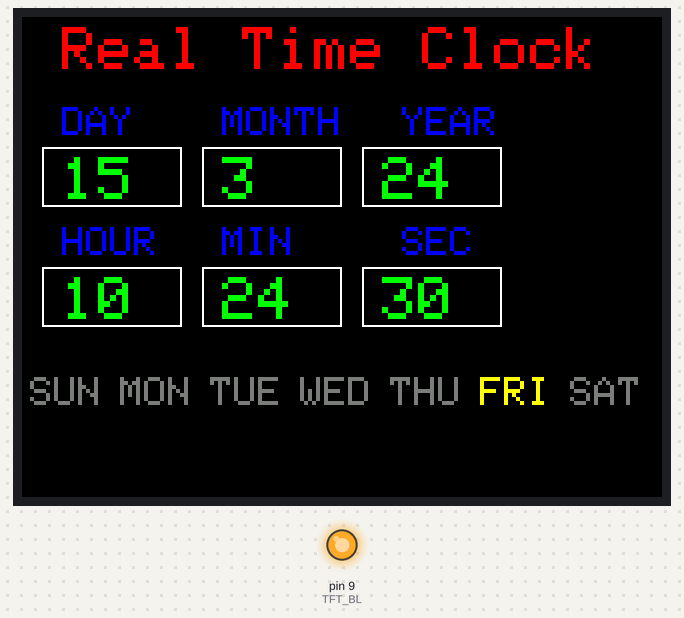
Bench run of a sketch on a simulated Arduino Mega 2560, built with avr-gcc and run on an emulated ATmega2560. On the bench: 320×240 colour display, output pins drawn as LEDs (lit = HIGH). The local clock reads 2024-03-15 10:24:30 at power-on unless the sketch sets it.

Above: at 0.3 s.
At 4.4 s:
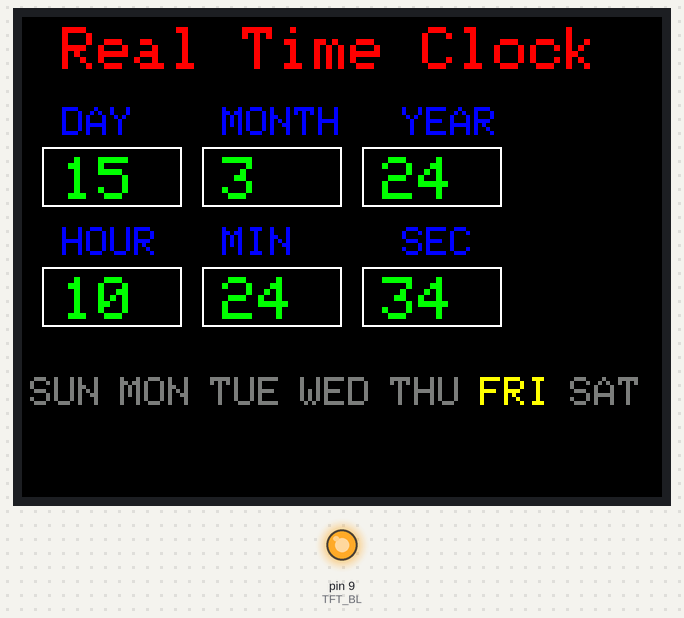
At 9.4 s:
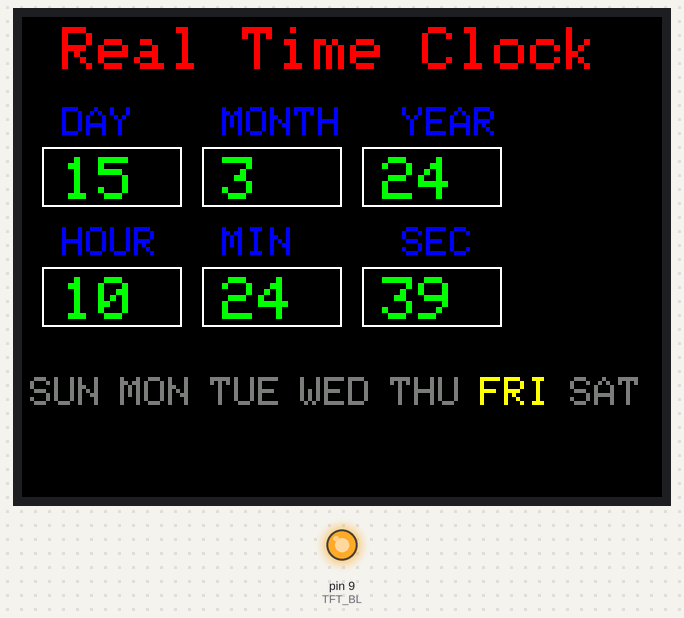
At 19.5 s:
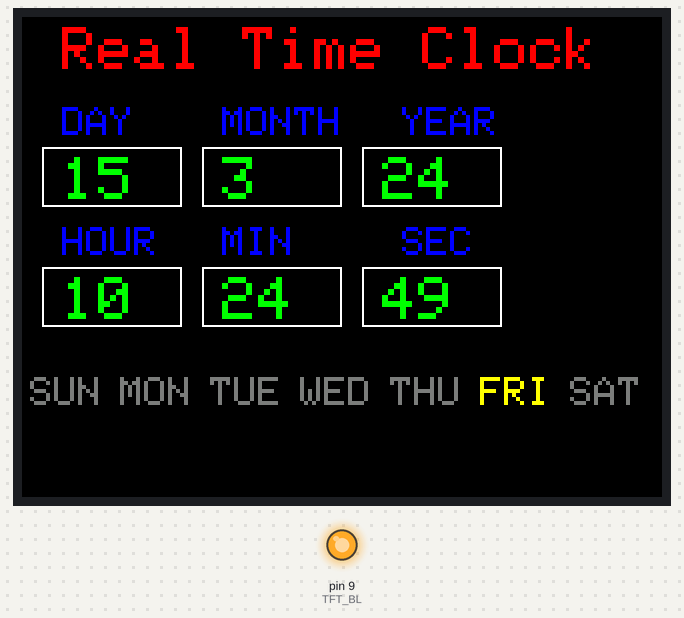
At 28.1 s:
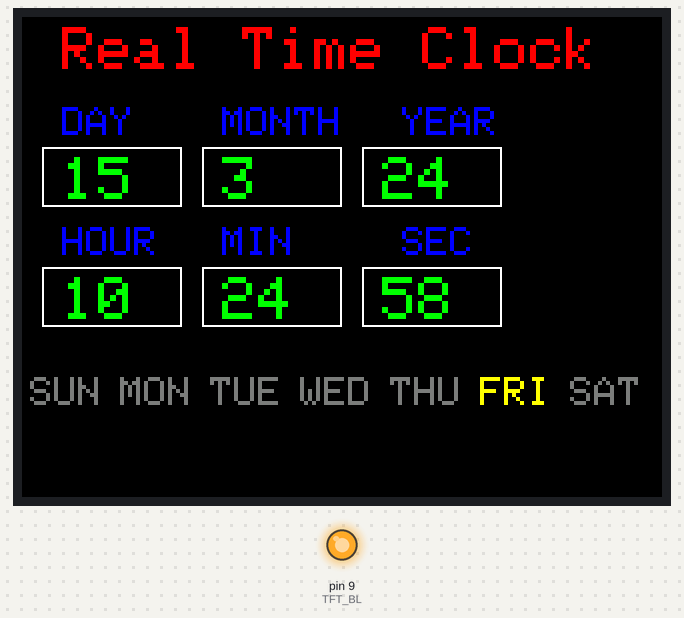
At 38.2 s:
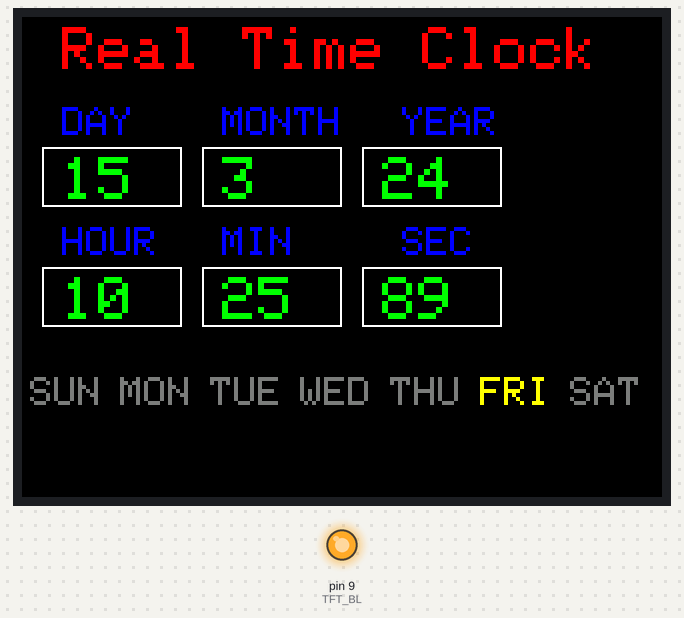

Measured:
- what the display in image 1 shows lasts 1.0 s, from 4.3 s to 5.3 s

The sketch:

Ardiuno_RTC_Module_TFT.ino
```cpp
#include <Adafruit_GFX.h>
#include <Adafruit_ST7789.h>
#include <SPI.h>
#include <RTClib.h>
#include <Wire.h>

#define TFT_CS  53
#define TFT_RST 8
#define TFT_DC  7
#define TFT_BL  9

Adafruit_ST7789 tft = Adafruit_ST7789(TFT_CS, TFT_DC, TFT_RST);
RTC_DS3231 rtc;

#define DARKGREY 0x7BEF

const char* daysOfWeek[] = { "SUN", "MON", "TUE", "WED", "THU", "FRI", "SAT" };

char prevDateStr[20] = "";
char prevTimeStr[20] = "";
int prevDayOfWeek = -1;

void setup() {
  pinMode(TFT_BL, OUTPUT);
  digitalWrite(TFT_BL, HIGH);

  Serial.begin(9600);
  if (!rtc.begin()) {
    Serial.println("Couldn't find RTC");
    while (1);
  }

  tft.init(240, 320);
  tft.setRotation(1);
  tft.fillScreen(ST77XX_BLACK);

  tft.setTextSize(3);
  tft.setTextColor(ST77XX_RED, ST77XX_BLACK);
  tft.setCursor(20, 5);
  tft.print("Real Time Clock");

  tft.setTextSize(2);
  tft.setTextColor(ST77XX_BLUE, ST77XX_BLACK);
  tft.setCursor(20, 45);
  tft.print("DAY");

  tft.setCursor(100, 45);
  tft.print("MONTH");

  tft.setCursor(190, 45);
  tft.print("YEAR");

  tft.setCursor(20, 105);
  tft.print("HOUR");

  tft.setCursor(100, 105);
  tft.print("MIN");

  tft.setCursor(190, 105);
  tft.print("SEC");

  int labelWidth = 320 / 7;
  tft.setTextSize(2);
  for (int i = 0; i < 7; i++) {
    int x = i * labelWidth + (labelWidth - 3 * 12) / 2;
    tft.setCursor(x, 180);
    tft.setTextColor(DARKGREY, ST77XX_BLACK);
    tft.print(daysOfWeek[i]);
  }
}

void loop() {
  DateTime now = rtc.now();

  int day = now.day();
  int month = now.month();
  int year = now.year() % 100;
  int hour12 = now.hour() % 12;
  if (hour12 == 0) hour12 = 12;
  int minute = now.minute();
  int second = now.second();

  char dateStr[20];
  sprintf(dateStr, "%02d%02d%02d", day, month, year);

  char timeStr[20];
  sprintf(timeStr, "%02d%02d%02d", hour12, minute, second);

  if (strcmp(dateStr, prevDateStr) != 0) {
    tft.setTextSize(3);
    tft.setTextColor(ST77XX_GREEN, ST77XX_BLACK);

    tft.drawRect(10, 65, 70, 30, ST77XX_WHITE);
    tft.setCursor(20, 70);
    tft.print(day);

    tft.drawRect(90, 65, 70, 30, ST77XX_WHITE);
    tft.setCursor(100, 70);
    tft.print(month);

    tft.drawRect(170, 65, 70, 30, ST77XX_WHITE);
    tft.setCursor(180, 70);
    tft.print(year);

    strcpy(prevDateStr, dateStr);
  }

  if (strcmp(timeStr, prevTimeStr) != 0) {
    tft.setTextSize(3);
    tft.setTextColor(ST77XX_GREEN, ST77XX_BLACK);

    tft.drawRect(10, 125, 70, 30, ST77XX_WHITE);
    tft.setCursor(20, 130);
    tft.print(hour12);

    tft.drawRect(90, 125, 70, 30, ST77XX_WHITE);
    tft.setCursor(100, 130);
    tft.print(minute);

    tft.drawRect(170, 125, 70, 30, ST77XX_WHITE);
    tft.setCursor(180, 130);
    tft.print(second);

    strcpy(prevTimeStr, timeStr);
  }

  int labelWidth = 320 / 7;
  int currentDay = now.dayOfTheWeek();

  if (prevDayOfWeek >= 0 && prevDayOfWeek != currentDay) {
    int xPrev = prevDayOfWeek * labelWidth + (labelWidth - 3 * 12) / 2;
    tft.setTextSize(2);
    tft.setTextColor(DARKGREY, ST77XX_BLACK);
    tft.setCursor(xPrev, 180);
    tft.print(daysOfWeek[prevDayOfWeek]);
  }

  if (prevDayOfWeek != currentDay) {
    int xCurr = currentDay * labelWidth + (labelWidth - 3 * 12) / 2;
    tft.setTextSize(2);
    tft.setTextColor(ST77XX_YELLOW, ST77XX_BLACK);
    tft.setCursor(xCurr, 180);
    tft.print(daysOfWeek[currentDay]);

    prevDayOfWeek = currentDay;
  }

  delay(500);
}
```
